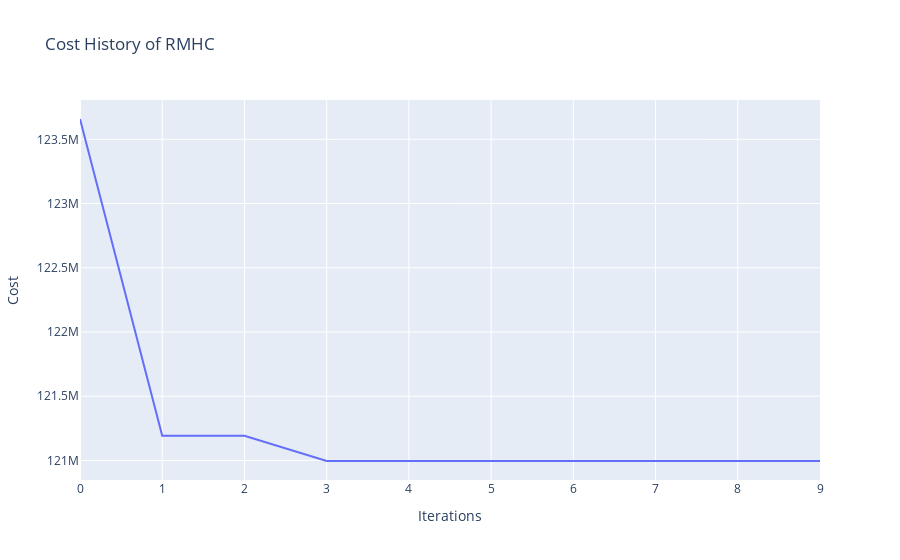

This figure's notebook cell:
### Code cell
fig = go.Figure()
fig.add_trace(go.Scatter(y=history, mode='lines', name='Cost History'))
fig.update_layout(title='Cost History of RMHC', xaxis_title='Iterations', yaxis_title='Cost')
fig.show()

### Figure 1 — Plotly figure (JSON) as saved in the notebook; plotly's stock layout.template omitted (floating-point values rounded to 4 significant figures)
{"data": [{"mode": "lines", "name": "Cost History", "type": "scatter", "y": [123700000.0, 121200000.0, 121200000.0, 121000000.0, 121000000.0, 121000000.0, 121000000.0, 121000000.0, 121000000.0, 121000000.0]}], "layout": {"title": {"text": "Cost History of RMHC"}, "xaxis": {"title": {"text": "Iterations"}}, "yaxis": {"title": {"text": "Cost"}}}}
